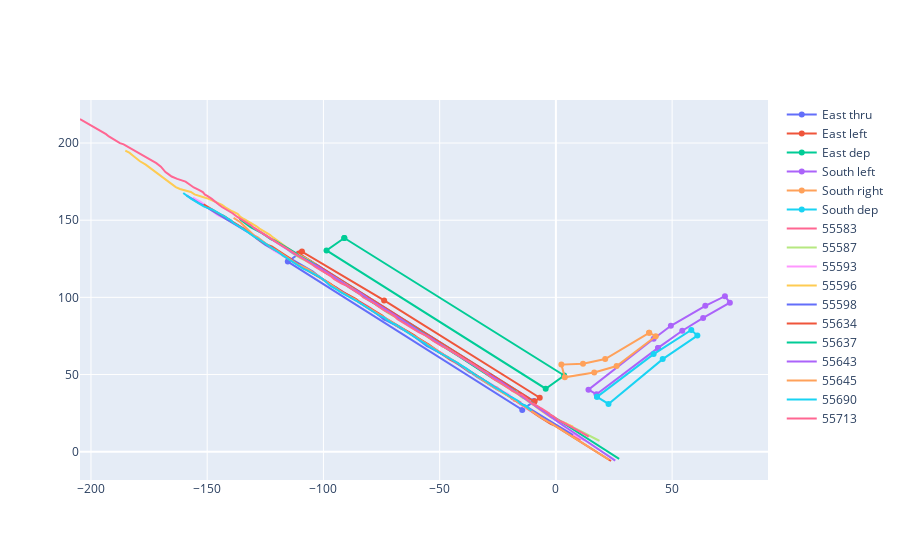

The notebook cell this image was saved under:
### Code cell
fig = go.Figure()


for name, approach in radars[0].approaches:
    fig.add_trace(
        go.Scatter(
            x=[x for x, y in approach.polygon.exterior.coords],
            y=[y for x, y in approach.polygon.exterior.coords],
            name=name,
        )
    )


i = 0
for veh_name, veh in veh_groups:
    # if veh_name == 79803:
    fig.add_trace(
        go.Scatter(x=veh["f32_positionX_m"], y=veh["f32_positionY_m"], name=veh_name)
    )
    # break
    i += 1
    if i > 10:
        break
fig.show()
# fig.update_layout(height=600, width=600)
